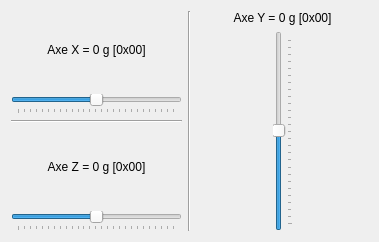
<?xml version="1.0" encoding="UTF-8"?>
<ui version="4.0">
 <class>DialogGyroscope</class>
 <widget class="QDialog" name="DialogGyroscope">
  <property name="geometry">
   <rect>
    <x>0</x>
    <y>0</y>
    <width>379</width>
    <height>242</height>
   </rect>
  </property>
  <property name="windowTitle">
   <string>Gyroscope</string>
  </property>
  <layout class="QHBoxLayout" name="horizontalLayout">
   <item>
    <layout class="QVBoxLayout" name="verticalLayout">
     <item>
      <widget class="QLabel" name="labelX">
       <property name="text">
        <string>Axe X = 0 g [0x00]</string>
       </property>
       <property name="alignment">
        <set>Qt::AlignCenter</set>
       </property>
      </widget>
     </item>
     <item>
      <widget class="QSlider" name="sliderX">
       <property name="minimum">
        <number>-32768</number>
       </property>
       <property name="maximum">
        <number>32767</number>
       </property>
       <property name="singleStep">
        <number>100</number>
       </property>
       <property name="pageStep">
        <number>1000</number>
       </property>
       <property name="orientation">
        <enum>Qt::Horizontal</enum>
       </property>
       <property name="tickPosition">
        <enum>QSlider::TicksBelow</enum>
       </property>
       <property name="tickInterval">
        <number>2500</number>
       </property>
      </widget>
     </item>
     <item>
      <widget class="Line" name="line">
       <property name="orientation">
        <enum>Qt::Horizontal</enum>
       </property>
      </widget>
     </item>
     <item>
      <widget class="QLabel" name="labelZ">
       <property name="text">
        <string>Axe Z = 0 g [0x00]</string>
       </property>
       <property name="alignment">
        <set>Qt::AlignCenter</set>
       </property>
      </widget>
     </item>
     <item>
      <widget class="QSlider" name="sliderZ">
       <property name="minimum">
        <number>-32768</number>
       </property>
       <property name="maximum">
        <number>32767</number>
       </property>
       <property name="singleStep">
        <number>100</number>
       </property>
       <property name="pageStep">
        <number>1000</number>
       </property>
       <property name="orientation">
        <enum>Qt::Horizontal</enum>
       </property>
       <property name="tickPosition">
        <enum>QSlider::TicksBelow</enum>
       </property>
       <property name="tickInterval">
        <number>2500</number>
       </property>
      </widget>
     </item>
    </layout>
   </item>
   <item>
    <widget class="Line" name="line_2">
     <property name="orientation">
      <enum>Qt::Vertical</enum>
     </property>
    </widget>
   </item>
   <item>
    <layout class="QVBoxLayout" name="verticalLayout_2">
     <item>
      <widget class="QLabel" name="labelY">
       <property name="text">
        <string>Axe Y = 0 g [0x00]</string>
       </property>
       <property name="alignment">
        <set>Qt::AlignCenter</set>
       </property>
      </widget>
     </item>
     <item>
      <layout class="QHBoxLayout" name="horizontalLayout_2">
       <item>
        <spacer name="horizontalSpacer">
         <property name="orientation">
          <enum>Qt::Horizontal</enum>
         </property>
         <property name="sizeHint" stdset="0">
          <size>
           <width>40</width>
           <height>20</height>
          </size>
         </property>
        </spacer>
       </item>
       <item>
        <widget class="QSlider" name="sliderY">
         <property name="minimum">
          <number>-32768</number>
         </property>
         <property name="maximum">
          <number>32767</number>
         </property>
         <property name="singleStep">
          <number>100</number>
         </property>
         <property name="pageStep">
          <number>1000</number>
         </property>
         <property name="orientation">
          <enum>Qt::Vertical</enum>
         </property>
         <property name="tickPosition">
          <enum>QSlider::TicksBelow</enum>
         </property>
         <property name="tickInterval">
          <number>2500</number>
         </property>
        </widget>
       </item>
       <item>
        <spacer name="horizontalSpacer_2">
         <property name="orientation">
          <enum>Qt::Horizontal</enum>
         </property>
         <property name="sizeHint" stdset="0">
          <size>
           <width>40</width>
           <height>20</height>
          </size>
         </property>
        </spacer>
       </item>
      </layout>
     </item>
    </layout>
   </item>
  </layout>
 </widget>
 <resources/>
 <connections/>
</ui>
